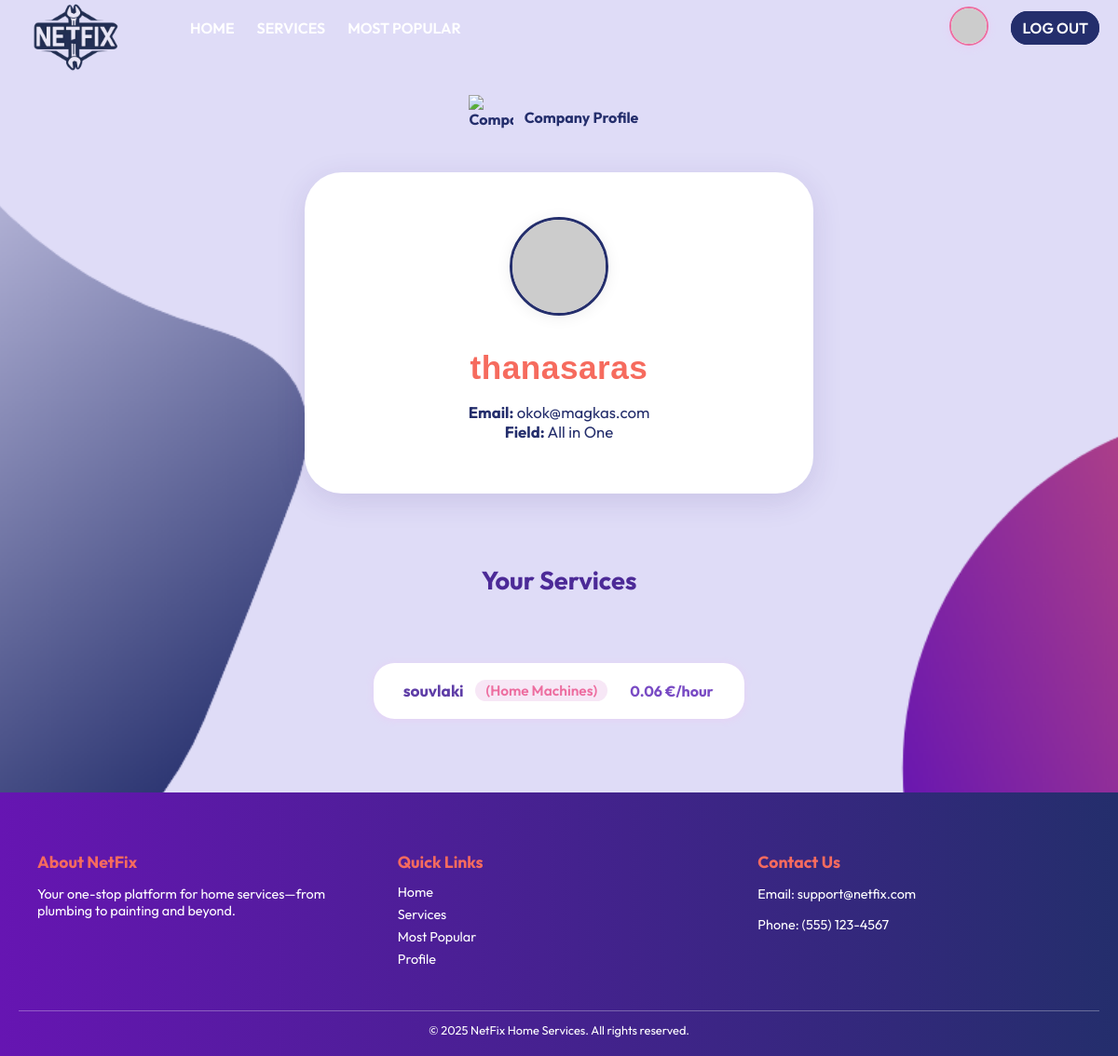
The page /accounts/company/thanasaras/ (signed in) on the database as committed earlier.
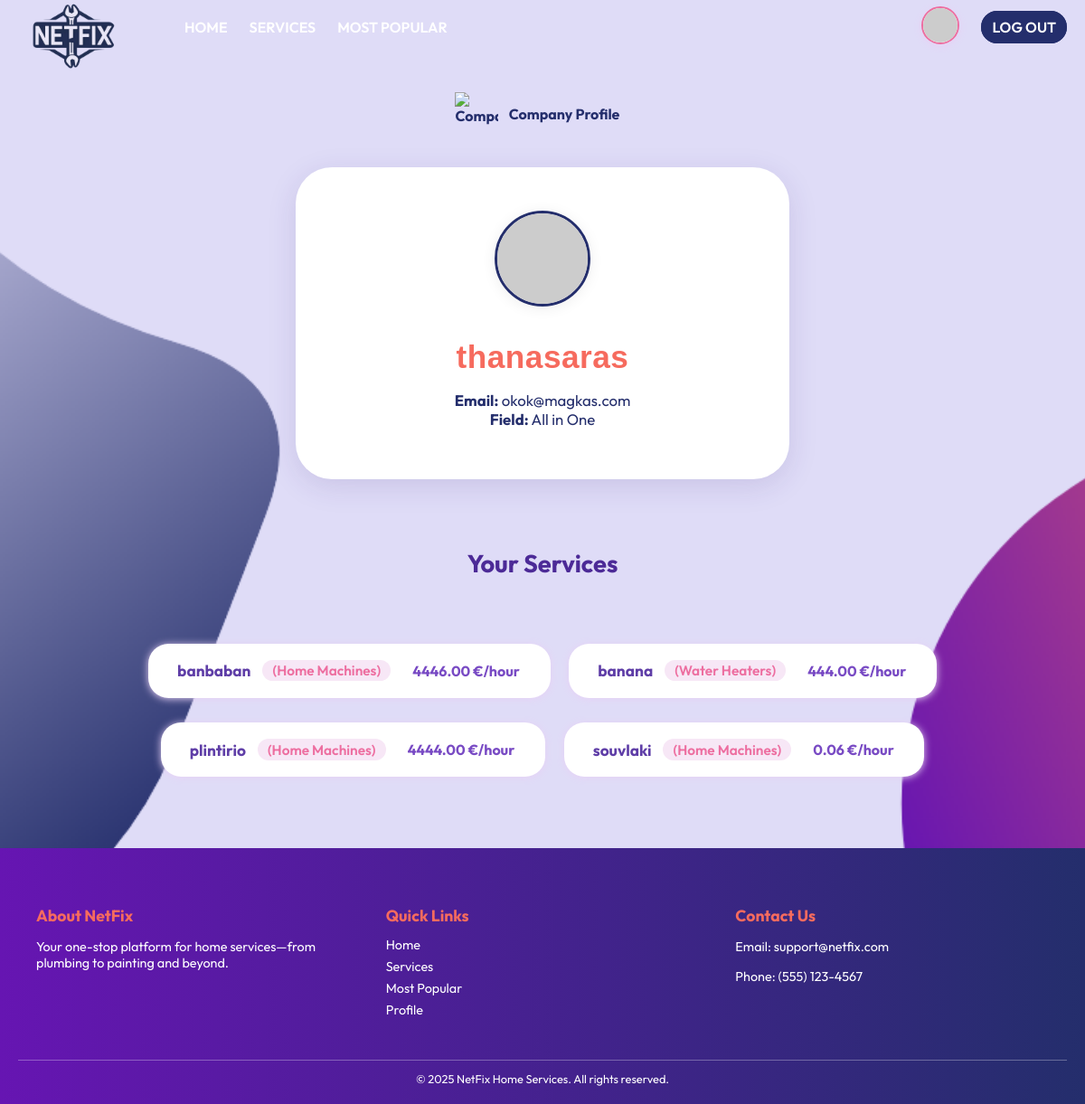
The same page on the database as committed later.
### services/models.py (models this page shows, shortened)
class Service(models.Model):
    FIELD_CHOICES = (
        ('Air Conditioner', 'Air Conditioner'),
        ('Carpentry', 'Carpentry'),
        ('Electricity', 'Electricity'),
        ('Gardening', 'Gardening'),
        ('Home Machines', 'Home Machines'),
        ('Housekeeping', 'Housekeeping'),  # Fixed spelling!
        ('Interior Design', 'Interior Design'),
        ('Locks', 'Locks'),
        ('Painting', 'Painting'),
        ('Plumbing', 'Plumbing'),
        ('Water Heaters', 'Water Heaters'),
    )
    company = models.ForeignKey(Company, on_delete=models.CASCADE)
    name = models.CharField(max_length=40)
    description = models.TextField()
    price_per_hour = models.DecimalField(decimal_places=2, max_digits=6)
    rating = models.IntegerField(
        validators=[MinValueValidator(0), MaxValueValidator(5)],
        default=0
    )
    field = models.CharField(max_length=30, choices=FIELD_CHOICES)
    date_created = models.DateTimeField(auto_now_add=True)

### users/views.py (the view, shortened to what this page needs)
@login_required
def company_profile(request, username):
    user = get_object_or_404(User, username=username, is_company=True)
    company = get_object_or_404(Company, user=user)
    services = Service.objects.filter(company=company).order_by('-date_created')
    edit_mode = request.GET.get('edit') == '1' and request.user == company.user
    return render(request, 'users/company_profile.html', {
        'company': company,
        'services': services,
        'edit_mode': edit_mode,
        'profile_user': company.user,
    })

### users/templates/users/company_profile.html (shortened to what this page needs)
{% extends 'main/base.html' %}
{% load static %}
{% block content %}
    <div class="profile-banner">
        <img class="profile-icon" src="{% static 'images/company.png' %}" alt="Company">
        Company Profile
    </div>
<div class="profile-container">
  <div class="profile-card">
    <form id="profile-form" method="post" autocomplete="off">
      <div style="text-align: center;">
        <img
            id="main-avatar"
            src="https://api.dicebear.com/7.x/bottts/svg?seed={{ company.user.username }}{{ company.avatar_index|default:'1' }}"
            class="avatar-main-img"
            style="margin-bottom: 1.5rem; cursor:{% if edit_mode %}pointer{% else %}default{% endif %};"
        />
      </div>
      <div class="profile-name">{{ company.user.username }}</div>
      <div class="profile-details">
        <div><strong>Email:</strong> {{ company.user.email }}</div>
        <div><strong>Field:</strong> {{ company.get_field_of_work_display }}</div>
      </div>
    </form>
  </div>
</div>
<div class="services-section">
  <div class="services-title">Your Services</div>
  <div class="services-list">
    {% for service in services %}
      <div class="service-pill">
        <strong>{{ service.name }}</strong>
        <span class="service-field">({{ service.field }})</span>
        <span class="service-price">{{ service.price_per_hour }} €/hour</span>
      </div>
    {% empty %}
      <div>No services yet.</div>
    {% endfor %}
  </div>
</div>
{% endblock %}

Rows that differ between the two databases and show on the page:
added Service: name "banbaban", field "Home Machines", price_per_hour "4446.00"
added Service: name "banana", field "Water Heaters", price_per_hour "444.00"
added Service: name "plintirio", field "Home Machines", price_per_hour "4444.00"
